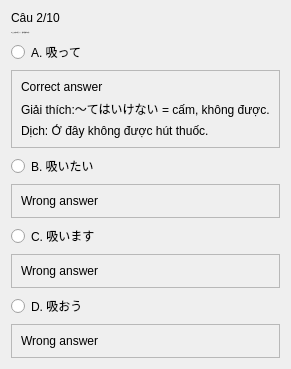
               <widget class="QWidget" name="bai2_cau2">
                <layout class="QVBoxLayout" name="layout_bai2_cau2">
                 <item>
                  <widget class="QLabel" name="bai2_progress2">
                   <property name="text">
                    <string>Câu 2/10</string>
                   </property>
                  </widget>
                 </item>
                 <item>
                  <widget class="QLabel" name="bai2_question2">
                   <property name="font">
                    <font>
                     <family>Segoe UI</family>
                     <pointsize>-1</pointsize>
                     <weight>75</weight>
                     <bold>true</bold>
                    </font>
                   </property>
                   <property name="text">
                    <string>2.ここでタバコを （　） はいけないです。</string>
                   </property>
                   <property name="wordWrap">
                    <bool>true</bool>
                   </property>
                  </widget>
                 </item>
                 <item>
                  <widget class="QRadioButton" name="bai2_2_A">
                   <property name="text">
                    <string>A. 吸って</string>
                   </property>
                  </widget>
                 </item>
                 <item>
                  <widget class="QFrame" name="frame_45">
                   <property name="frameShape">
                    <enum>QFrame::StyledPanel</enum>
                   </property>
                   <property name="frameShadow">
                    <enum>QFrame::Raised</enum>
                   </property>
                   <layout class="QVBoxLayout" name="verticalLayout_50">
                    <item>
                     <widget class="QLabel" name="label_83">
                      <property name="text">
                       <string>Correct answer</string>
                      </property>
                     </widget>
                    </item>
                    <item>
                     <widget class="QLabel" name="label_84">
                      <property name="text">
                       <string>Giải thích:～てはいけない = cấm, không được.</string>
                      </property>
                     </widget>
                    </item>
                    <item>
                     <widget class="QLabel" name="label_82">
                      <property name="text">
                       <string>Dịch: Ở đây không được hút thuốc.</string>
                      </property>
                     </widget>
                    </item>
                   </layout>
                  </widget>
                 </item>
                 <item>
                  <widget class="QRadioButton" name="bai2_2_B">
                   <property name="text">
                    <string>B. 吸いたい</string>
                   </property>
                  </widget>
                 </item>
                 <item>
                  <widget class="QFrame" name="frame_46">
                   <property name="frameShape">
                    <enum>QFrame::StyledPanel</enum>
                   </property>
                   <property name="frameShadow">
                    <enum>QFrame::Raised</enum>
                   </property>
                   <layout class="QVBoxLayout" name="verticalLayout_51">
                    <item>
                     <widget class="QLabel" name="label_85">
                      <property name="text">
                       <string>Wrong answer</string>
                      </property>
                     </widget>
                    </item>
                   </layout>
                  </widget>
                 </item>
                 <item>
                  <widget class="QRadioButton" name="bai2_2_C">
                   <property name="text">
                    <string>C. 吸います</string>
                   </property>
                  </widget>
                 </item>
                 <item>
                  <widget class="QFrame" name="frame_47">
                   <property name="frameShape">
                    <enum>QFrame::StyledPanel</enum>
                   </property>
                   <property name="frameShadow">
                    <enum>QFrame::Raised</enum>
                   </property>
                   <layout class="QVBoxLayout" name="verticalLayout_52">
                    <item>
                     <widget class="QLabel" name="label_86">
                      <property name="text">
                       <string>Wrong answer</string>
                      </property>
                     </widget>
                    </item>
                   </layout>
                  </widget>
                 </item>
                 <item>
                  <widget class="QRadioButton" name="bai2_2_D">
                   <property name="text">
                    <string>D. 吸おう</string>
                   </property>
                  </widget>
                 </item>
                 <item>
                  <widget class="QFrame" name="frame_48">
                   <property name="frameShape">
                    <enum>QFrame::StyledPanel</enum>
                   </property>
                   <property name="frameShadow">
                    <enum>QFrame::Raised</enum>
                   </property>
                   <layout class="QVBoxLayout" name="verticalLayout_53">
                    <item>
                     <widget class="QLabel" name="label_87">
                      <property name="text">
                       <string>Wrong answer</string>
                      </property>
                     </widget>
                    </item>
                   </layout>
                  </widget>
                 </item>
                </layout>
               </widget>
